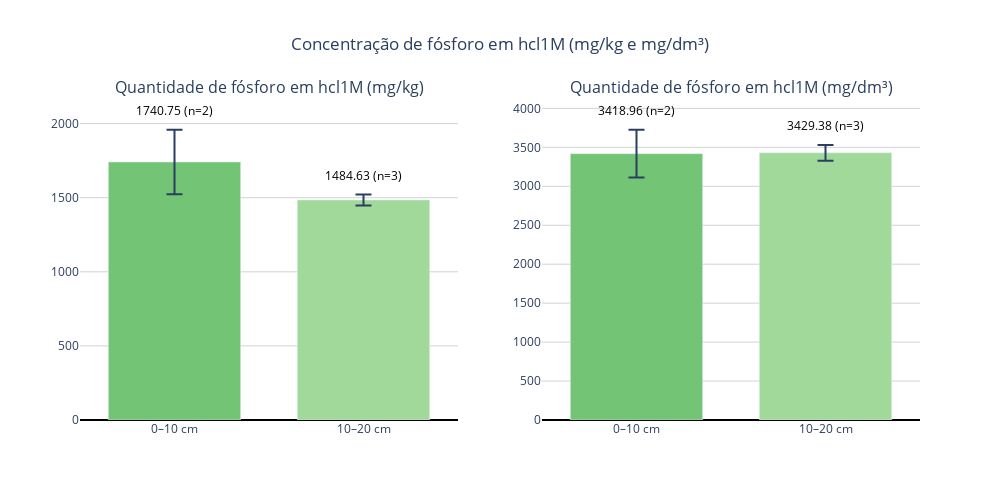

Notebook code for this chart:
### Code cell
import numpy as np
import plotly.graph_objects as go
from plotly.subplots import make_subplots

# Função para limpar valores negativos (não mensuráveis)
def limpar(valores):
    arr = np.array(valores, dtype=float)
    arr[arr <= 0] = np.nan
    return arr

# --- Dados mg/kg ---
pi_0_10_mgkg = limpar([R1_0_10_hcl1M, R2_0_10_hcl1M, P2_0_10_hcl1M])
pi_10_20_mgkg = limpar([R1_10_20_hcl1M, R2_10_20_hcl1M, P2_10_20_hcl1M])

# --- Dados mg/dm³ ---
pi_0_10_mgdm3 = limpar([p_R1010, p_R2010, p_P2010])

pi_10_20_mgdm3 = limpar([p_R11020, p_R21020, p_P21020])

# --- Estatísticas ---
def calcular_estatisticas(dados):
    mean = np.nanmean(dados)
    std = np.nanstd(dados, ddof=1)
    n = np.sum(~np.isnan(dados))
    sem = std / np.sqrt(n) if n > 0 else np.nan
    return mean, sem, n

means_mgkg, sems_mgkg, ns_mgkg = zip(*[calcular_estatisticas(pi_0_10_mgkg),
                                       calcular_estatisticas(pi_10_20_mgkg)])
means_mgdm3, sems_mgdm3, ns_mgdm3 = zip(*[calcular_estatisticas(pi_0_10_mgdm3),
                                          calcular_estatisticas(pi_10_20_mgdm3)])

# Labels e cores
labels = ['0–10 cm', '10–20 cm']
colors = ['#74c476', '#a1d99b']

# --- Criar subplots lado a lado ---
fig = make_subplots(rows=1, cols=2, subplot_titles=[
    'Quantidade de fósforo em hcl1M (mg/kg)',
    'Quantidade de fósforo em hcl1M (mg/dm³)'
])

# --- Função auxiliar para adicionar texto acima da barra + erro ---
def criar_textos(means, sems, ns):
    textos = []
    y_pos = []
    max_val = max([m + s for m, s in zip(means, sems) if not np.isnan(m)])
    for m, s, n in zip(means, sems, ns):
        if np.isnan(m):
            textos.append('Não mensurável')
            y_pos.append(0.05 * max_val)
        else:
            textos.append(f'{m:.2f}\n(n={n})')
            y_pos.append(m + s + 0.03*max_val)  # deslocamento acima da barra + erro
    return textos, y_pos

texts_mgkg, y_mgkg = criar_textos(means_mgkg, sems_mgkg, ns_mgkg)
texts_mgdm3, y_mgdm3 = criar_textos(means_mgdm3, sems_mgdm3, ns_mgdm3)

# --- Gráfico mg/kg ---
fig.add_trace(go.Bar(
    x=labels,
    y=means_mgkg,
    error_y=dict(type='data', array=sems_mgkg, visible=True, thickness=2, width=8),
    marker_color=colors,
    text=texts_mgkg,
    textposition='none',
), row=1, col=1)

# --- Adiciona anotações acima da barra + erro (mg/kg) ---
for xi, yi, txt in zip(labels, y_mgkg, texts_mgkg):
    fig.add_annotation(
        x=xi,
        y=yi,
        text=txt,
        showarrow=False,
        font=dict(size=12, color='black'),
        xanchor='center',
        yanchor='bottom',
        row=1, col=1
    )

# --- Gráfico mg/dm³ ---
fig.add_trace(go.Bar(
    x=labels,
    y=means_mgdm3,
    error_y=dict(type='data', array=sems_mgdm3, visible=True, thickness=2, width=8),
    marker_color=colors,
    text=texts_mgdm3,
    textposition='none',
), row=1, col=2)

# --- Adiciona anotações acima da barra + erro (mg/dm³) ---
for xi, yi, txt in zip(labels, y_mgdm3, texts_mgdm3):
    fig.add_annotation(
        x=xi,
        y=yi,
        text=txt,
        showarrow=False,
        font=dict(size=12, color='black'),
        xanchor='center',
        yanchor='bottom',
        row=1, col=2
    )

# --- Layout ---
fig.update_layout(
    height=500,
    width=1000,
    showlegend=False,
    title_text="Concentração de fósforo em hcl1M (mg/kg e mg/dm³)",
    title_x=0.5,
    bargap=0.3,
    plot_bgcolor='white',
    font=dict(size=12)
)

# Linhas de referência no zero
fig.update_yaxes(showgrid=True, gridcolor='lightgray', zeroline=True, zerolinecolor='black')

fig.show()

### Figure 1 — Plotly figure (JSON) as saved in the notebook; plotly's stock layout.template omitted (floating-point values rounded to 4 significant figures)
{"data": [{"error_y": {"array": [218.1, 36.43], "thickness": 2, "type": "data", "visible": true, "width": 8}, "marker": {"color": ["#74c476", "#a1d99b"]}, "text": ["1740.75\n(n=2)", "1484.63\n(n=3)"], "textposition": "none", "type": "bar", "x": ["0–10 cm", "10–20 cm"], "xaxis": "x", "y": [1741.0, 1485.0], "yaxis": "y"}, {"error_y": {"array": [307.3, 101.6], "thickness": 2, "type": "data", "visible": true, "width": 8}, "marker": {"color": ["#74c476", "#a1d99b"]}, "text": ["3418.96\n(n=2)", "3429.38\n(n=3)"], "textposition": "none", "type": "bar", "x": ["0–10 cm", "10–20 cm"], "xaxis": "x2", "y": [3419.0, 3429.0], "yaxis": "y2"}], "layout": {"annotations": [{"font": {"size": 16}, "showarrow": false, "text": "Quantidade de fósforo em hcl1M (mg/kg)", "x": 0.225, "xanchor": "center", "xref": "paper", "y": 1, "yanchor": "bottom", "yref": "paper"}, {"font": {"size": 16}, "showarrow": false, "text": "Quantidade de fósforo em hcl1M (mg/dm³)", "x": 0.775, "xanchor": "center", "xref": "paper", "y": 1, "yanchor": "bottom", "yref": "paper"}, {"font": {"color": "black", "size": 12}, "showarrow": false, "text": "1740.75\n(n=2)", "x": "0–10 cm", "xanchor": "center", "xref": "x", "y": 2018.0, "yanchor": "bottom", "yref": "y"}, {"font": {"color": "black", "size": 12}, "showarrow": false, "text": "1484.63\n(n=3)", "x": "10–20 cm", "xanchor": "center", "xref": "x", "y": 1580.0, "yanchor": "bottom", "yref": "y"}, {"font": {"color": "black", "size": 12}, "showarrow": false, "text": "3418.96\n(n=2)", "x": "0–10 cm", "xanchor": "center", "xref": "x2", "y": 3838.0, "yanchor": "bottom", "yref": "y2"}, {"font": {"color": "black", "size": 12}, "showarrow": false, "text": "3429.38\n(n=3)", "x": "10–20 cm", "xanchor": "center", "xref": "x2", "y": 3643.0, "yanchor": "bottom", "yref": "y2"}], "bargap": 0.3, "font": {"size": 12}, "height": 500, "plot_bgcolor": "white", "showlegend": false, "title": {"text": "Concentração de fósforo em hcl1M (mg/kg e mg/dm³)", "x": 0.5}, "width": 1000, "xaxis": {"anchor": "y", "domain": [0, 0.45]}, "xaxis2": {"anchor": "y2", "domain": [0.55, 1]}, "yaxis": {"anchor": "x", "domain": [0, 1], "gridcolor": "lightgray", "showgrid": true, "zeroline": true, "zerolinecolor": "black"}, "yaxis2": {"anchor": "x2", "domain": [0, 1], "gridcolor": "lightgray", "showgrid": true, "zeroline": true, "zerolinecolor": "black"}}}
